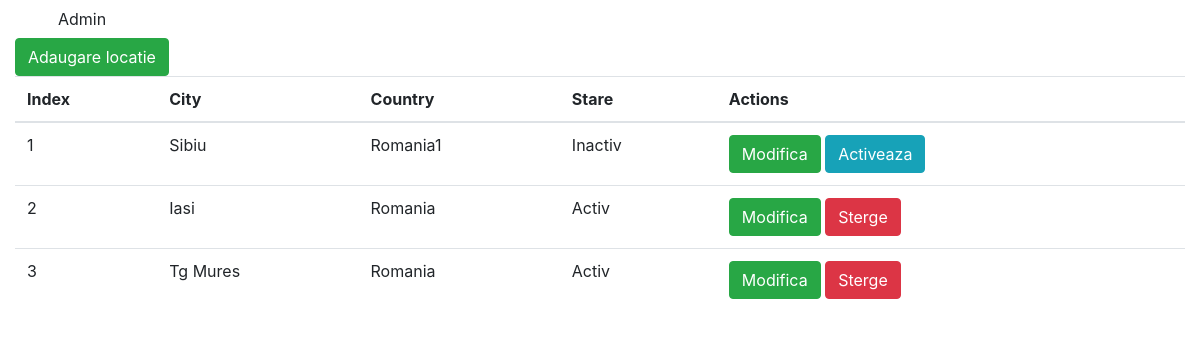
The page /locations/ on the database as committed earlier.
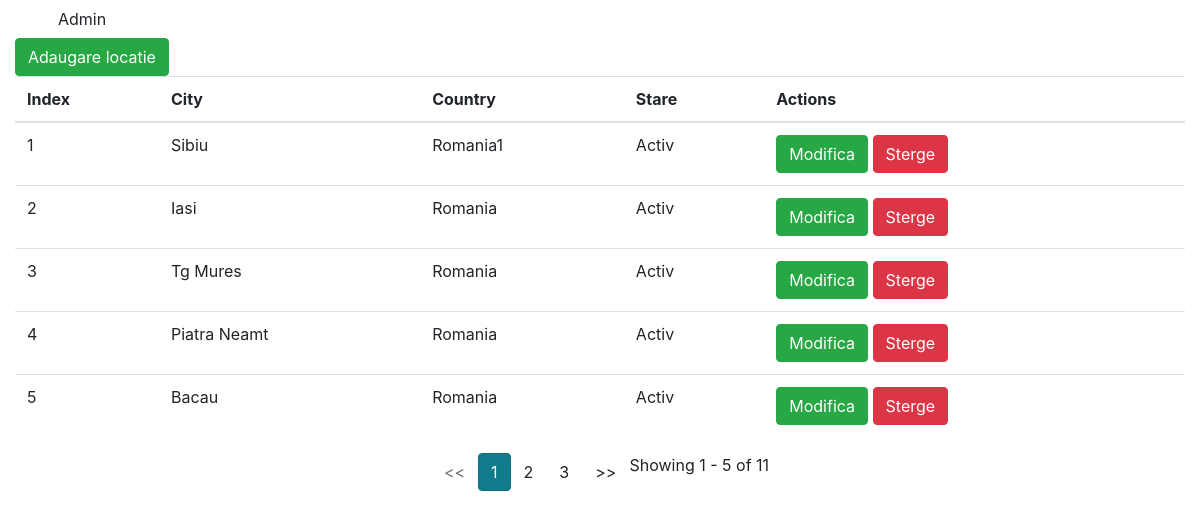
The same page on the database as committed later.
### aplicatie1/models.py (models this page shows, shortened)
class Locations(models.Model):
    city=models.CharField(max_length=100)
    country=models.CharField(max_length=100)
    active=models.BooleanField(default=1)

### aplicatie1/views.py (the view)
# urls.py: path('', views.LocationView.as_view(), name='lista_locatii'),
class LocationView(ListView):
    model = Locations
    template_name = 'aplicatie1/locations_index.html'
    paginate_by = 5

### proiect/contex_processors.py (called while the page is built)
def is_ready_to_work(request):
    if request.user.is_authenticated:
        if Pontaj.objects.filter(user_id=request.user.id, end_date=None).exists():
            return {'ready_to_work': False}
        return {'ready_to_work': True}
    return {}

### templates/aplicatie1/locations_index.html
{% extends 'base.html' %}
{% block content %}
    <a href="{% url 'locations:adauga' %}" class="btn btn-success">Adaugare locatie</a>
    <br>
    <table class="table">
        <thead>
            <tr>
                <th>Index</th>
                <th>City</th>
                <th>Country</th>
                <th>Stare</th>
                <th>Actions</th>
            </tr>
        </thead>
        <tbody>
            {% for item in locations_list %}
                <tr>
                    <td>{{ forloop.counter0|add:page_obj.start_index }}</td>
                    <td>{{ item.city }}</td>
                    <td>{{ item.country }}</td>
                    <td>{% if item.active == 1 %}
                    <span>Activ</span>
                    {% else %}
                    <span>Inactiv</span>
                    {% endif %}
                    </td>
                    <td>
                        <a href="{% url 'locations:modifica' item.id %}" class="btn btn-success">Modifica</a>
                        {% if item.active == 1 %}
                        <a href="{% url 'locations:sterge' item.id %}" class="btn btn-danger">Sterge</a>
                        {% else %}
                        <a href="{% url 'locations:activeaza' item.id %}" class="btn btn-info">Activeaza</a>
                        {% endif %}
                    </td>
                </tr>
            {% endfor %}
        </tbody>
    </table>
    <div class="d-flex justify-content-center">
    {% if is_paginated %}
        <ul class="pagination">
            {% if page_obj.has_previous %}
                <li><a class="btn" href="?page={{ page_obj.previous_page_number }}"><<</a></li>
            {% else %}
                <li class="disabled btn"><span><<</span></li>
            {% endif %}
            {% for i in paginator.page_range %}
                {% if page_obj.number == i %}
                    <li class="active btn btn-info"><span>{{ i }}<span class="sr-only">(curent)</span></span></li>
                {% else %}
                    <li><a class="btn" href="?page={{ i }}">{{ i }}</a></li>
                {% endif %}
            {% endfor %}
            {% if page_obj.has_next %}
                <li><a class="btn" href="?page={{ page_obj.next_page_number }}">>></a></li>
            {% else %}
                <li class="disabled btn"><span>>></span></li>
            {% endif %}
        <span class="align-right">Showing {{ page_obj.start_index }} - {{ page_obj.end_index }} of {{ page_obj.paginator.count }}</span>
        </ul>
    {% endif %}
    </div>
{% endblock %}

### templates/base.html (shortened to what this page needs)
<html>
<head>
    <link rel="stylesheet" href="https://stackpath.bootstrapcdn.com/bootstrap/4.4.1/css/bootstrap.min.css">
</head>
<body>
<div class="container">
    <div class="row">
        <div class="col-md-12">
            <nav>
                <a class="btn" href="/admin">Admin</a>
            </nav>
        </div>
    </div>
</div>
<div class="col-md-12">
{% block content %}
{% endblock %}
</div>
</body>
</html>

Rows that differ between the two databases and show on the page:
changed Locations "Sibiu": active "Inactiv Activeaza" → "Activ Sterge"
added Locations: city "Piatra Neamt", country "Romania", active "Activ"
added Locations: city "Bacau", country "Romania", active "Activ"
Other text that changed with them:
{{ page_obj.start_index }}: (not shown) → "1"
{{ page_obj.end_index }}: (not shown) → "5"
{{ page_obj.paginator.count }}: (not shown) → "11"
text now shown: "<< >> Showing - of"
new list line: "1"
new list line: "2"
new list line: "3"
